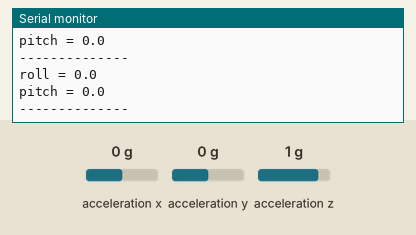
Recording of a sketch running on a simulated Arduino Uno, built with avr-gcc and run on an emulated ATmega328P. Shown: the last lines printed to the serial monitor. Wiring (inferred from the names in the program): MPU-9250 motion sensor at I2C address 0x68. Inputs (shaded band) come from the test bench; at power-on: acceleration x 0 g, acceleration y 0 g, acceleration z 1 g.

Above: at 1.2 s.
1.3 s: acceleration x set to -1.4 g
At 1.88 s:
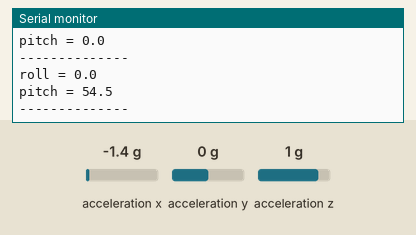
2.8 s: acceleration y set to -1.4 g
At 3.09 s:
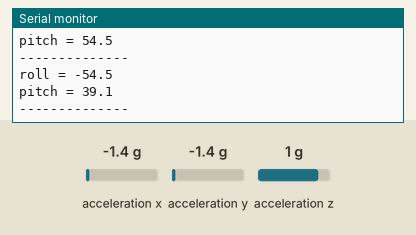
4.3 s: acceleration z set to -1.4 g
At 4.7 s:
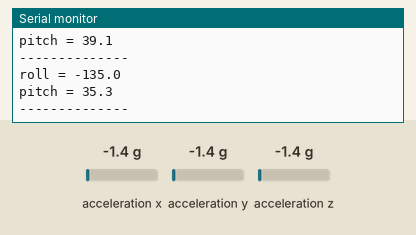
Timing chart, 0 to 7.3 s (numbered marks = the images above; inputs shaded):
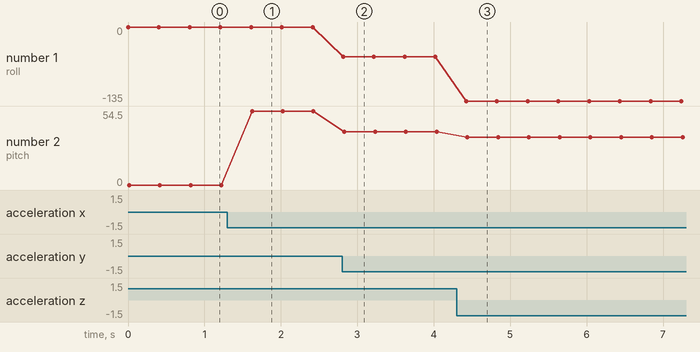

The sketch:

finalAccel.ino
```cpp
#include<Wire.h>

#include<MPU9250.h>


const int MPU_addr1 = 0x68;

float xa, ya, za, roll, pitch;


void setup() {

  Wire.begin();

  Wire.beginTransmission(MPU_addr1);

  Wire.write(0x6B);

  Wire.write(0);

  Wire.endTransmission(true);

  Serial.begin(9600);

}


void loop() {


  Wire.beginTransmission(MPU_addr1);

  Wire.write(0x3B);

  Wire.endTransmission(false);

  Wire.requestFrom(MPU_addr1, 6);

  int t = Wire.read();

  xa = (t << 8) | Wire.read();

  t = Wire.read();

  ya = (t << 8) | Wire.read();

  t = Wire.read();

  za = (t << 8) | Wire.read();


  roll = atan2(ya , za) * 180.0 / PI;

  pitch = atan2(-xa , sqrt(ya * ya + za * za)) * 180.0 / PI;


  Serial.print("roll = ");

  Serial.println(roll,1);

  Serial.print("pitch = ");

  Serial.println(pitch,1);
  Serial.println("--------------");

  delay(400);

}
```

Measured:
- after the input at 1.3 s, the serial monitor: prints a new line after 0.32 s (image 1)
- after the input at 2.8 s, the serial monitor: prints a new line at once (image 2)
- after the input at 4.3 s, the serial monitor: prints a new line after 0.12 s (image 3)
- plotted number 1: 0 → -54.5 after the input at 2.8 s, -54.5 → -135 after the input at 4.3 s
- plotted number 2: 0 → 54.5 after the input at 1.3 s, 54.5 → 39.1 after the input at 2.8 s, 39.1 → 35.3 after the input at 4.3 s
